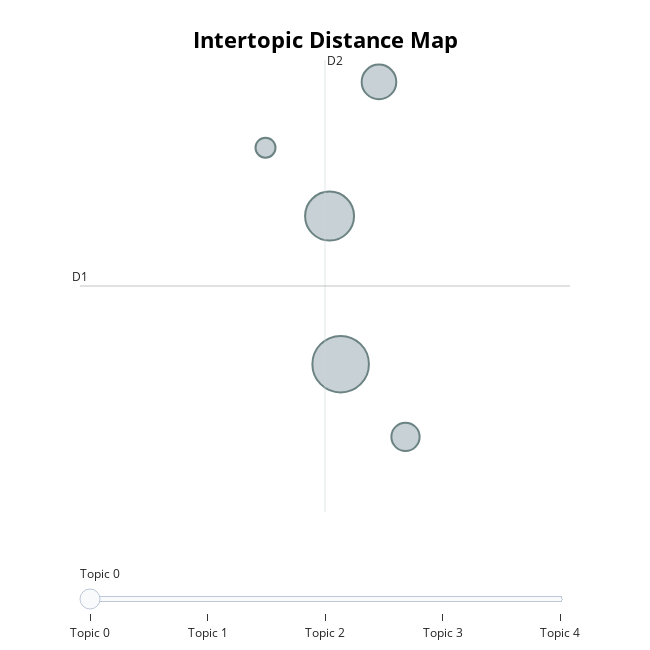

The cell this chart's notebook holds for it:
### Code cell
topic_model.visualize_topics()

### Figure 1 — Plotly figure (JSON) as saved in the notebook; plotly's stock layout.template omitted (floating-point values rounded to 4 significant figures)
{"data": [{"customdata": [[0, "malibu | barbershop | thế_sinh |  | ", 2], [1, "đọc | viết | chăm_chỉ | kiểu | học", 8], [2, "inf | kiểu | quan_sát | lớp | sai_lầm_ngudot", 6], [3, "trapboy | thang_máy | biến_thái | mất_thiện_cảm | thang", 3], [4, "xinh_ngại | dám | đồng_phục | ảnh | thi", 1]], "hovertemplate": "<b>Topic %{customdata[0]}</b><br>%{customdata[1]}<br>Size: %{customdata[2]}", "legendgroup": "", "marker": {"color": "#B0BEC5", "line": {"color": "DarkSlateGrey", "width": 2}, "size": [2, 8, 6, 3, 1], "sizemode": "area", "sizeref": 0.005, "symbol": "circle"}, "mode": "markers", "name": "", "orientation": "v", "showlegend": false, "type": "scatter", "x": [-11.48, -12.16, -12.27, -11.76, -12.94], "xaxis": "x", "y": [-2.601, -2.224, -1.455, -0.7585, -1.1], "yaxis": "y"}], "layout": {"annotations": [{"showarrow": false, "text": "D1", "x": -14.89, "y": -1.818, "yshift": 10}, {"showarrow": false, "text": "D2", "x": -12.32, "xshift": 10, "y": -0.6447}], "height": 650, "hoverlabel": {"bgcolor": "white", "font": {"family": "Rockwell", "size": 16}}, "legend": {"itemsizing": "constant", "tracegroupgap": 0}, "margin": {"t": 60}, "shapes": [{"line": {"color": "#CFD8DC", "width": 2}, "type": "line", "x0": -12.32, "x1": -12.32, "y0": -2.991, "y1": -0.6447}, {"line": {"color": "#9E9E9E", "width": 2}, "type": "line", "x0": -14.89, "x1": -9.758, "y0": -1.818, "y1": -1.818}], "sliders": [{"active": 0, "pad": {"t": 50}, "steps": [{"args": [{"marker.color": [["red", "#B0BEC5", "#B0BEC5", "#B0BEC5", "#B0BEC5"]]}], "label": "Topic 0", "method": "update"}, {"args": [{"marker.color": [["#B0BEC5", "red", "#B0BEC5", "#B0BEC5", "#B0BEC5"]]}], "label": "Topic 1", "method": "update"}, {"args": [{"marker.color": [["#B0BEC5", "#B0BEC5", "red", "#B0BEC5", "#B0BEC5"]]}], "label": "Topic 2", "method": "update"}, {"args": [{"marker.color": [["#B0BEC5", "#B0BEC5", "#B0BEC5", "red", "#B0BEC5"]]}], "label": "Topic 3", "method": "update"}, {"args": [{"marker.color": [["#B0BEC5", "#B0BEC5", "#B0BEC5", "#B0BEC5", "red"]]}], "label": "Topic 4", "method": "update"}]}], "title": {"font": {"color": "Black", "size": 22}, "text": "<b>Intertopic Distance Map</b>", "x": 0.5, "xanchor": "center", "y": 0.95, "yanchor": "top"}, "width": 650, "xaxis": {"anchor": "y", "domain": [0, 1], "range": [-14.89, -9.758], "title": {"text": ""}, "visible": false}, "yaxis": {"anchor": "x", "domain": [0, 1], "range": [-2.991, -0.6447], "title": {"text": ""}, "visible": false}}}
